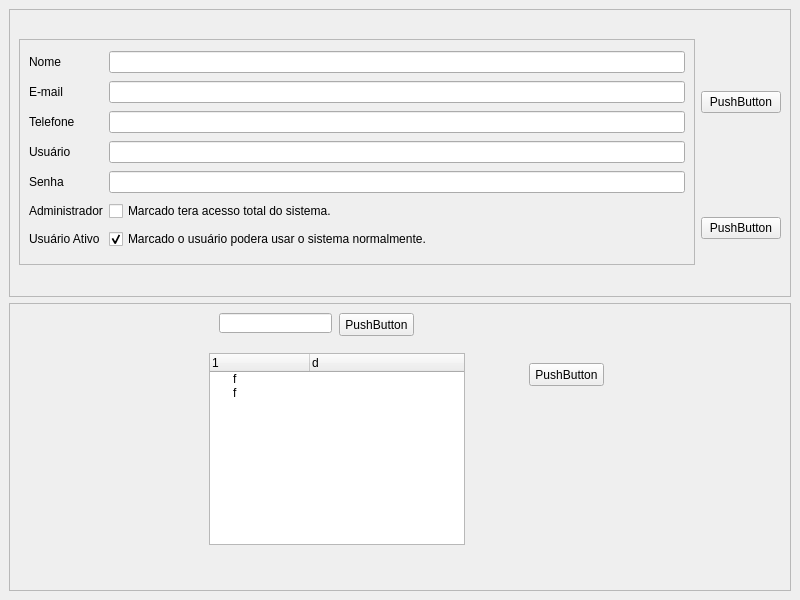
<?xml version="1.0" encoding="UTF-8"?>
<ui version="4.0">
 <class>MainWindow</class>
 <widget class="QMainWindow" name="MainWindow">
  <property name="geometry">
   <rect>
    <x>0</x>
    <y>0</y>
    <width>800</width>
    <height>600</height>
   </rect>
  </property>
  <property name="windowTitle">
   <string>MainWindow</string>
  </property>
  <widget class="QWidget" name="centralwidget">
   <layout class="QVBoxLayout" name="verticalLayout">
    <item>
     <widget class="QFrame" name="frame">
      <property name="frameShape">
       <enum>QFrame::StyledPanel</enum>
      </property>
      <property name="frameShadow">
       <enum>QFrame::Raised</enum>
      </property>
      <layout class="QGridLayout" name="gridLayout_2">
       <item row="1" column="1">
        <widget class="QPushButton" name="pushButton_3">
         <property name="text">
          <string>PushButton</string>
         </property>
        </widget>
       </item>
       <item row="0" column="0" rowspan="2">
        <widget class="QFrame" name="frame_3">
         <property name="frameShape">
          <enum>QFrame::StyledPanel</enum>
         </property>
         <property name="frameShadow">
          <enum>QFrame::Raised</enum>
         </property>
         <layout class="QGridLayout" name="gridLayout">
          <item row="0" column="0">
           <widget class="QLabel" name="TX_Nome">
            <property name="text">
             <string>Nome</string>
            </property>
           </widget>
          </item>
          <item row="0" column="1">
           <widget class="QLineEdit" name="CP_Nome"/>
          </item>
          <item row="1" column="0">
           <widget class="QLabel" name="TX_Email">
            <property name="text">
             <string>E-mail</string>
            </property>
           </widget>
          </item>
          <item row="1" column="1">
           <widget class="QLineEdit" name="CP_Email"/>
          </item>
          <item row="2" column="0">
           <widget class="QLabel" name="TX_Telefone">
            <property name="text">
             <string>Telefone</string>
            </property>
           </widget>
          </item>
          <item row="2" column="1">
           <widget class="QLineEdit" name="CP_Telefone"/>
          </item>
          <item row="3" column="0">
           <widget class="QLabel" name="TX_Usuario">
            <property name="text">
             <string>Usuário</string>
            </property>
           </widget>
          </item>
          <item row="3" column="1">
           <widget class="QLineEdit" name="CP_Usuario"/>
          </item>
          <item row="4" column="0">
           <widget class="QLabel" name="TX_Senha">
            <property name="text">
             <string>Senha</string>
            </property>
           </widget>
          </item>
          <item row="4" column="1">
           <widget class="QLineEdit" name="CP_Senha"/>
          </item>
          <item row="5" column="0">
           <widget class="QLabel" name="TX_Administrador">
            <property name="text">
             <string>Administrador</string>
            </property>
           </widget>
          </item>
          <item row="5" column="1">
           <widget class="QCheckBox" name="CP_Administrador">
            <property name="text">
             <string>Marcado tera acesso total do sistema.</string>
            </property>
           </widget>
          </item>
          <item row="6" column="0">
           <widget class="QLabel" name="TX_Ativo">
            <property name="text">
             <string>Usuário Ativo</string>
            </property>
           </widget>
          </item>
          <item row="6" column="1">
           <widget class="QCheckBox" name="CP_Ativo">
            <property name="text">
             <string>Marcado o usuário podera usar o sistema normalmente.</string>
            </property>
            <property name="checkable">
             <bool>true</bool>
            </property>
            <property name="checked">
             <bool>true</bool>
            </property>
           </widget>
          </item>
         </layout>
        </widget>
       </item>
       <item row="0" column="1">
        <widget class="QPushButton" name="pushButton_4">
         <property name="text">
          <string>PushButton</string>
         </property>
        </widget>
       </item>
      </layout>
     </widget>
    </item>
    <item>
     <widget class="QFrame" name="frame_2">
      <property name="frameShape">
       <enum>QFrame::StyledPanel</enum>
      </property>
      <property name="frameShadow">
       <enum>QFrame::Raised</enum>
      </property>
      <widget class="QTreeWidget" name="treeWidget">
       <property name="geometry">
        <rect>
         <x>200</x>
         <y>50</y>
         <width>256</width>
         <height>192</height>
        </rect>
       </property>
       <column>
        <property name="text">
         <string>1</string>
        </property>
       </column>
       <column>
        <property name="text">
         <string>d</string>
        </property>
       </column>
       <item>
        <property name="text">
         <string>f</string>
        </property>
       </item>
       <item>
        <property name="text">
         <string>f</string>
        </property>
       </item>
      </widget>
      <widget class="QPushButton" name="pushButton">
       <property name="geometry">
        <rect>
         <x>330</x>
         <y>10</y>
         <width>75</width>
         <height>23</height>
        </rect>
       </property>
       <property name="text">
        <string>PushButton</string>
       </property>
      </widget>
      <widget class="QLineEdit" name="lineEdit">
       <property name="geometry">
        <rect>
         <x>210</x>
         <y>10</y>
         <width>113</width>
         <height>20</height>
        </rect>
       </property>
      </widget>
      <widget class="QPushButton" name="pushButton_2">
       <property name="geometry">
        <rect>
         <x>520</x>
         <y>60</y>
         <width>75</width>
         <height>23</height>
        </rect>
       </property>
       <property name="text">
        <string>PushButton</string>
       </property>
      </widget>
     </widget>
    </item>
   </layout>
  </widget>
 </widget>
 <resources/>
 <connections/>
</ui>
